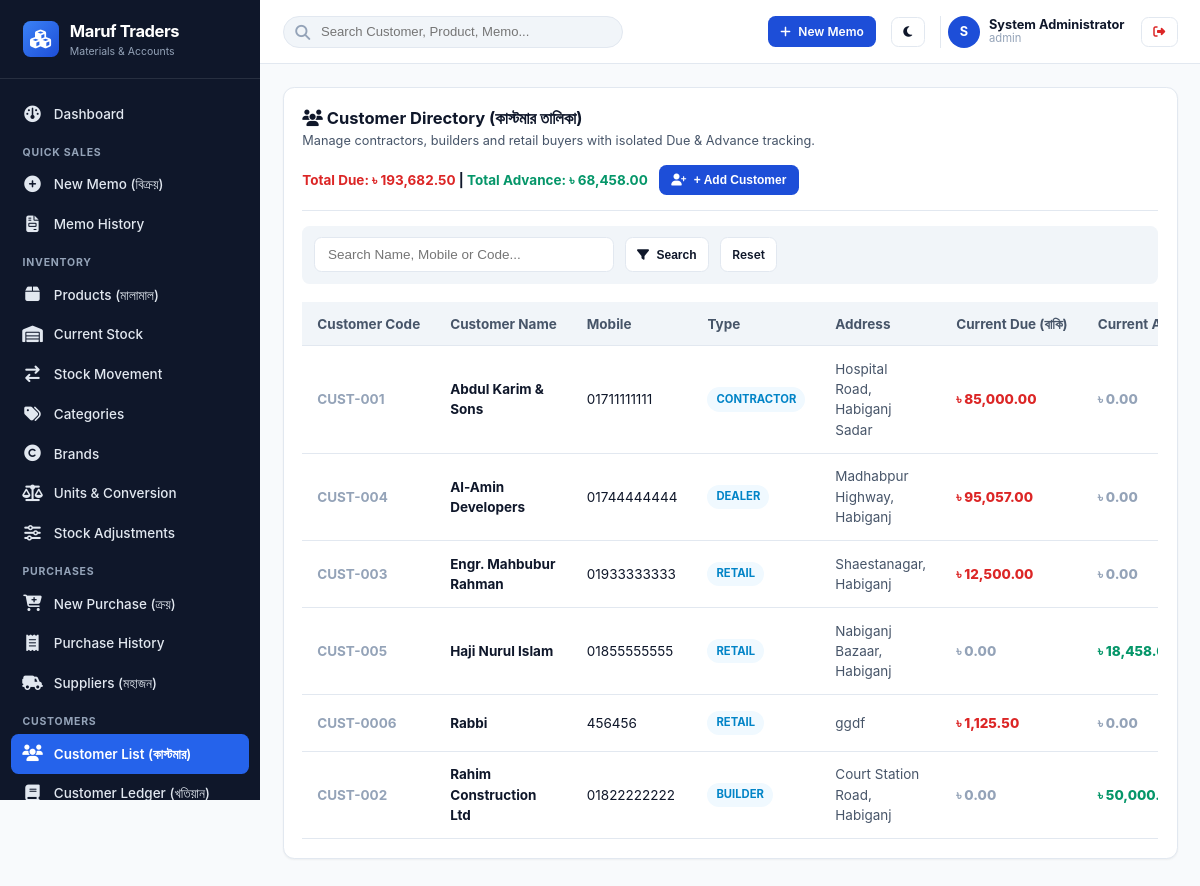
/modules/customers/list.php (signed in), run on the app's committed database.
### tables this page shows
CREATE TABLE `shops` (
  `id` int(10) unsigned NOT NULL AUTO_INCREMENT,
  `shop_code` varchar(30) NOT NULL,
  `name` varchar(150) NOT NULL,
  `proprietor` varchar(100) DEFAULT NULL,
  `address` text NOT NULL,
  `phone` varchar(30) NOT NULL,
  `alt_phone` varchar(30) DEFAULT NULL,
  `email` varchar(100) DEFAULT NULL,
  `website` varchar(150) DEFAULT NULL,
  `invoice_prefix` varchar(10) NOT NULL DEFAULT 'MT',
  `currency_symbol` varchar(10) NOT NULL DEFAULT '৳',
  `currency_code` varchar(10) NOT NULL DEFAULT 'BDT',
  `currency_position` enum('before','after') NOT NULL DEFAULT 'before',
  `date_format` varchar(20) NOT NULL DEFAULT 'd-m-Y',
  `invoice_footer_shop` text DEFAULT NULL,
  `invoice_footer_customer` text DEFAULT NULL,
  `logo_url` varchar(255) DEFAULT NULL,
  `is_active` tinyint(1) NOT NULL DEFAULT 1,
  `created_at` timestamp NOT NULL DEFAULT current_timestamp(),
  `updated_at` timestamp NOT NULL DEFAULT current_timestamp() ON UPDATE current_timestamp(),
  PRIMARY KEY (`id`),
  UNIQUE KEY `shop_code` (`shop_code`)
);

CREATE TABLE `users` (
  `id` int(10) unsigned NOT NULL AUTO_INCREMENT,
  `shop_id` int(10) unsigned NOT NULL,
  `username` varchar(50) NOT NULL,
  `email` varchar(100) DEFAULT NULL,
  `password_hash` varchar(255) NOT NULL,
  `full_name` varchar(100) NOT NULL,
  `phone` varchar(30) DEFAULT NULL,
  `status` enum('active','inactive','suspended') NOT NULL DEFAULT 'active',
  `theme_preference` enum('light','dark','system') NOT NULL DEFAULT 'system',
  `last_login_at` datetime DEFAULT NULL,
  `last_login_ip` varchar(45) DEFAULT NULL,
  `created_at` timestamp NOT NULL DEFAULT current_timestamp(),
  `updated_at` timestamp NOT NULL DEFAULT current_timestamp() ON UPDATE current_timestamp(),
  PRIMARY KEY (`id`),
  UNIQUE KEY `username` (`username`),
  KEY `fk_users_shop` (`shop_id`),
  CONSTRAINT `fk_users_shop` FOREIGN KEY (`shop_id`) REFERENCES `shops` (`id`) ON DELETE CASCADE
);

CREATE TABLE `customers` (
  `id` int(10) unsigned NOT NULL AUTO_INCREMENT,
  `shop_id` int(10) unsigned NOT NULL,
  `customer_code` varchar(50) NOT NULL,
  `name` varchar(150) NOT NULL,
  `mobile` varchar(30) NOT NULL,
  `alt_mobile` varchar(30) DEFAULT NULL,
  `address` text DEFAULT NULL,
  `customer_type` enum('retail','contractor','dealer','builder','other') NOT NULL DEFAULT 'retail',
  `credit_limit` decimal(15,2) NOT NULL DEFAULT 0.00,
  `opening_due` decimal(15,2) NOT NULL DEFAULT 0.00,
  `opening_advance` decimal(15,2) NOT NULL DEFAULT 0.00,
  `current_due` decimal(15,2) NOT NULL DEFAULT 0.00,
  `current_advance` decimal(15,2) NOT NULL DEFAULT 0.00,
  `status` enum('active','inactive','blocked') NOT NULL DEFAULT 'active',
  `notes` text DEFAULT NULL,
  `created_at` timestamp NOT NULL DEFAULT current_timestamp(),
  `updated_at` timestamp NOT NULL DEFAULT current_timestamp() ON UPDATE current_timestamp(),
  PRIMARY KEY (`id`),
  UNIQUE KEY `uk_shop_cust_code` (`shop_id`,`customer_code`),
  KEY `idx_customer_search` (`shop_id`,`mobile`,`name`),
  CONSTRAINT `fk_customers_shop` FOREIGN KEY (`shop_id`) REFERENCES `shops` (`id`) ON DELETE CASCADE
);

### modules/customers/list.php (the view, shortened to what the rows shown need)
<?php
$shopId = Auth::shopId();
$pdo = DB::pdo();
$sql = "SELECT * FROM customers WHERE shop_id = :s";
$params = ['s' => $shopId];
$sql .= " ORDER BY name ASC";
$stmt = $pdo->prepare($sql);
$stmt->execute($params);
$customers = $stmt->fetchAll();
$totalDue = array_sum(array_column($customers, 'current_due'));
$totalAdvance = array_sum(array_column($customers, 'current_advance'));
require_once INCLUDES_PATH . '/templates/header.php';
require_once INCLUDES_PATH . '/templates/sidebar.php';
require_once INCLUDES_PATH . '/templates/navbar.php';
?>
<div class="card">
  <div class="card-header" style="flex-wrap:wrap;gap:1rem;">
    <div>
      <h1 class="card-title"><i class="fa fa-users"></i> Customer Directory (কাস্টমার তালিকা)</h1>
    </div>
    <div style="display:flex;gap:0.75rem;align-items:center;">
      <div style="font-size:0.9rem;font-weight:700;">
        <span style="color:var(--danger);">Total Due: <?= formatMoney($totalDue) ?></span> |
        <span style="color:var(--success);">Total Advance: <?= formatMoney($totalAdvance) ?></span>
      </div>
    </div>
  </div>
  <div class="table-responsive">
    <table class="table">
      <thead>
        <tr>
          <th>Customer Code</th>
          <th>Customer Name</th>
          <th>Mobile</th>
          <th>Type</th>
          <th>Address</th>
          <th>Current Due (বাকি)</th>
          <th>Current Advance (জমা)</th>
        </tr>
      </thead>
      <tbody>
        <?php if (empty($customers)): ?>
          <tr><td colspan="8" style="text-align:center;color:var(--text-muted);padding:2rem;">No customers found.</td></tr>
        <?php else: ?>
          <?php foreach ($customers as $c): ?>
            <tr>
              <td style="font-weight:700;color:var(--text-muted);"><?= e($c['customer_code']) ?></td>
              <td style="font-weight:700;">
                <a href="<?= BASE_URL ?>/modules/customers/ledger.php?customer_id=<?= $c['id'] ?>" style="color:var(--text-primary);text-decoration:none;">
                  <?= e($c['name']) ?>
                </a>
              </td>
              <td><?= e($c['mobile']) ?></td>
              <td><span class="badge badge-info"><?= ucfirst($c['customer_type']) ?></span></td>
              <td style="color:var(--text-secondary);"><?= e($c['address'] ?: '-') ?></td>
              <td style="font-weight:800;color:<?= (float)$c['current_due'] > 0 ? 'var(--danger)' : 'var(--text-muted)' ?>;">
                <?= formatMoney($c['current_due']) ?>
              </td>
              <td style="font-weight:800;color:<?= (float)$c['current_advance'] > 0 ? 'var(--success)' : 'var(--text-muted)' ?>;">
                <?= formatMoney($c['current_advance']) ?>
              </td>
            </tr>
          <?php endforeach; ?>
        <?php endif; ?>
      </tbody>
    </table>
  </div>
</div>
<?php
require_once INCLUDES_PATH . '/templates/footer.php';
?>

### includes/templates/sidebar.php (shortened to what the rows shown need)
<?php
$shop = getShop();
?>
<aside class="app-sidebar" id="app-sidebar">
  <a href="<?= BASE_URL ?>/modules/dashboard/" class="sidebar-brand">
    <div>
      <div class="brand-name"><?= e(mb_strimwidth($shop['name'] ?? 'Nirman ERP', 0, 18, '...')) ?></div>
      <div style="font-size:0.7rem;color:var(--text-sidebar-muted);">Materials & Accounts</div>
    </div>
  </a>
</aside>

### includes/templates/navbar.php (shortened to what the rows shown need)
<?php
$currentUser = Auth::user();
$shop = getShop();
?>
<main class="app-main">
  <header class="app-navbar no-print">
    <div class="navbar-right">
      <div style="display:flex;align-items:center;gap:0.6rem;padding-left:0.5rem;border-left:1px solid var(--border-color);">
        <div style="width:32px;height:32px;border-radius:var(--radius-full);background:var(--primary);color:#fff;display:flex;align-items:center;justify-content:center;font-weight:700;font-size:0.85rem;">
          <?= strtoupper(substr($currentUser['full_name'] ?? 'U', 0, 1)) ?>
        </div>
        <div style="font-size:0.85rem;line-height:1.2;">
          <div style="font-weight:700;"><?= e($currentUser['full_name'] ?? 'User') ?></div>
          <div style="font-size:0.75rem;color:var(--text-muted);"><?= e($currentUser['username'] ?? '') ?></div>
        </div>
        <a href="<?= BASE_URL ?>/modules/auth/logout.php" class="btn btn-secondary btn-sm" title="Log Out" style="margin-left:0.5rem;color:var(--danger);">
          <i class="fa fa-right-from-bracket"></i>
        </a>
      </div>
    </div>
  </header>
  <div class="app-content">

### data on the page
shops: name "Maruf Traders", formatMoney($totalDue) "৳ 193,682.50", formatMoney($totalAdvance) "৳ 68,458.00"
users: full_name "S", full_name "System Administrator", username "admin"
customers: customer_code "CUST-001", name "Abdul Karim & Sons", mobile "01711111111", customer_type "CONTRACTOR", address "Hospital Road, Habiganj Sadar", current_due.currency_symbol "৳ 85,000.00", current_advance.currency_symbol "৳ 0.00"
customers: customer_code "CUST-004", name "Al-Amin Developers", mobile "01744444444", customer_type "DEALER", address "Madhabpur Highway, Habiganj", current_due.currency_symbol "৳ 95,057.00", current_advance.currency_symbol "৳ 0.00"
customers: customer_code "CUST-003", name "Engr. Mahbubur Rahman", mobile "01933333333", customer_type "RETAIL", address "Shaestanagar, Habiganj", current_due.currency_symbol "৳ 12,500.00", current_advance.currency_symbol "৳ 0.00"
customers: customer_code "CUST-005", name "Haji Nurul Islam", mobile "01855555555", customer_type "RETAIL", address "Nabiganj Bazaar, Habiganj", current_due.currency_symbol "৳ 0.00", current_advance.currency_symbol "৳…"
customers: customer_code "CUST-0006", name "Rabbi", mobile "456456", customer_type "RETAIL", address "ggdf", current_due.currency_symbol "৳ 1,125.50", current_advance.currency_symbol "৳ 0.00"
customers: customer_code "CUST-002", name "Rahim Construction Ltd", mobile "01822222222", customer_type "BUILDER", address "Court Station Road, Habiganj", current_due.currency_symbol "৳ 0.00", current_advance.currency_symbol "৳…"
